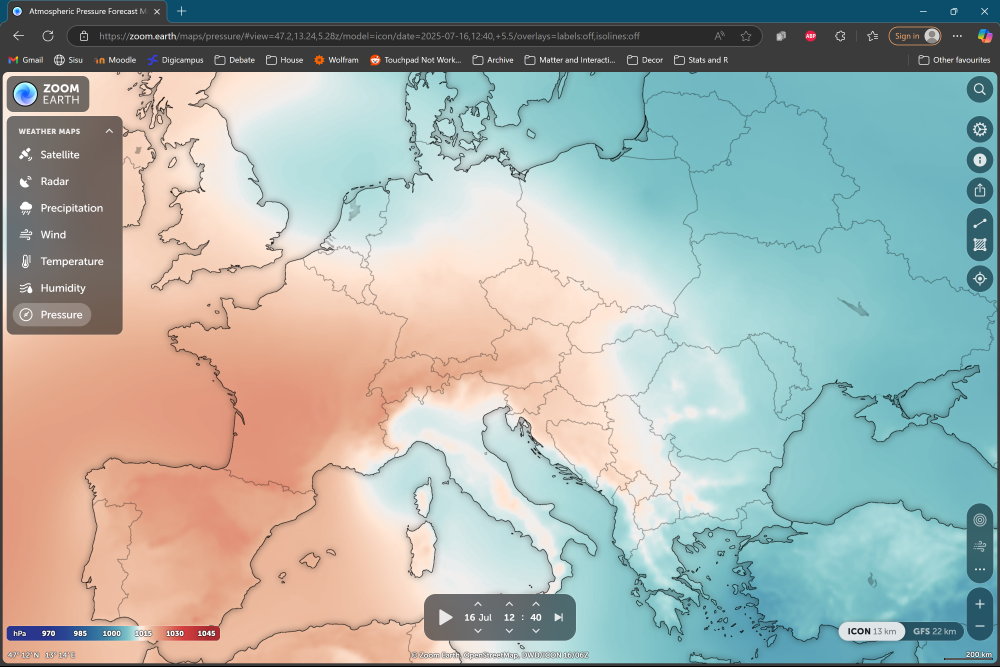
#> input picture 1. Temp, Humidity, Pressure/Src/Pressure.png, 3000 x 2000 px, given in place of Humidity.png, which was not available (shown at 1/3 size)
$ python main.py
#> lines starting #> are read from the running program, lines starting #| are printed output that depends on the picture; pictures that were not available may be replaced by others from this repository, and a replacement may not be noted
# tries to identify a relationship between humidity, pressure, and temperature

import matplotlib.pyplot as plt
import numpy as np
import pandas as pd
from sklearn.neighbors import NearestNeighbors
from sklearn.linear_model import LinearRegression
from sklearn.preprocessing import PolynomialFeatures
from sklearn.metrics import r2_score


# Tries to establish a relationship between humidity and temperature. Two methods are used:
# 1. Naive method: Samples key of temperature and humidity (found at the bottom of respective images) and establishes a relationship directly from this.
# 2. Image method: Samples test temperature and humidity images and establishes a relationship between these.
#
# In both methods, the colors are converted to values, linear regression is calculated with the values, and the values are converted back to color


def color_maps_to_values(input_map: np.ndarray, min_value:int, max_value:int, scale_name:str) -> pd.DataFrame:
    scaling = pd.DataFrame(input_map.reshape(-1,3), columns=["R","G","B"])
    scaling[scale_name] = np.linspace(min_value, max_value, len(scaling))
    return scaling


def map_to_values(map_type: np.ndarray, scale:pd.DataFrame, desired_column: str) -> np.ndarray:
    """Uses the Nearest Neighbour algorithm to find corresponding values based on the colors"""
    nn_mtv = NearestNeighbors(n_neighbors=1)

    img_rgb = map_type.reshape(-1,3)

    # Filters the scale so that only rgb colors also present in the image are taken. Ensures the Nearest Neighbour Algorithm
    # doesn't take too wide a range of values
    img_rgb_df = pd.DataFrame(np.unique(img_rgb,axis=0), columns=["R","G","B"])
    new_scale = pd.merge(scale, img_rgb_df, on=["R","G","B"], how="inner")


    nn_mtv.fit(new_scale[["R","G","B"]].to_numpy())
    _, indices = nn_mtv.kneighbors(img_rgb)
    scale_values = new_scale[desired_column].to_numpy()
    new_values = scale_values[indices.flatten()]

    return new_values[:, np.newaxis]

def values_to_map(vals: np.ndarray,scale:pd.DataFrame, new_shape, merge_column: str) -> np.ndarray:
    nn_vtm = NearestNeighbors(n_neighbors=1)
    nn_vtm.fit(scale[merge_column].to_numpy()[:,np.newaxis])


    _, indices = nn_vtm.kneighbors(vals.reshape(-1,1))

    scale_rgb = scale[["R", "G", "B"]].to_numpy()
    new_rgb = scale_rgb[indices.flatten()]
    return new_rgb.reshape(new_shape)

humidity_maps = [
    plt.imread("Src/Humidity.png")[:,:,:3],
    plt.imread("Src/Humidity_test.png")[:,:,:3],
    plt.imread("Src/Humidity test 2.png")[:,:,:3]
]
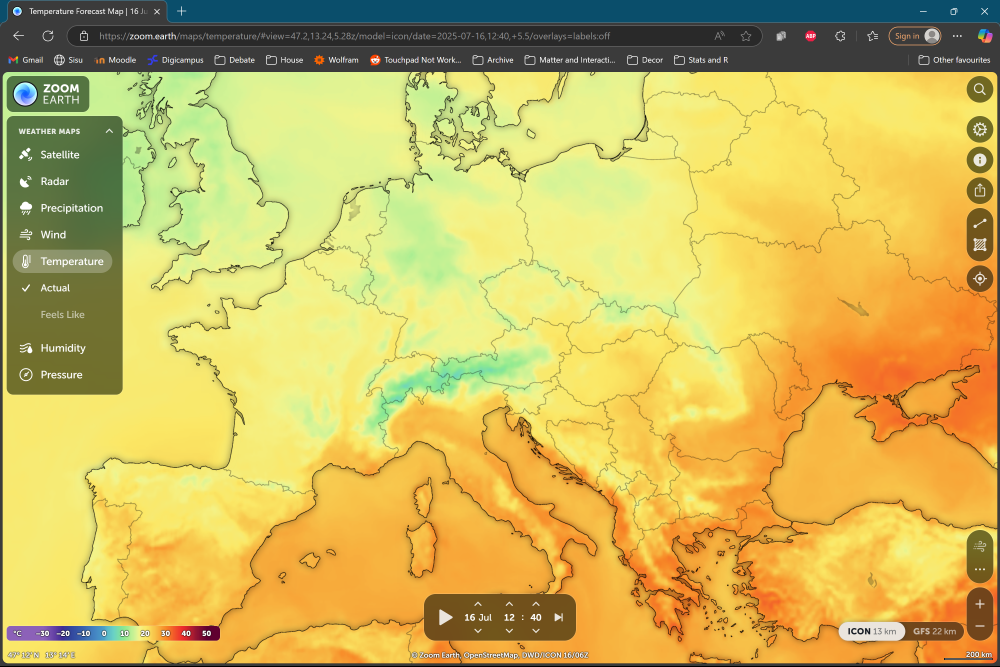
#> input picture 1. Temp, Humidity, Pressure/Src/Temperature.png, 3000 x 2000 px, given in place of Humidity_test.png, which was not available (shown at 1/3 size)

temperature_maps = [
    plt.imread("Src/Temperature.png")[:,:,:3],
    plt.imread("Src/Temperature_test.png")[:,:,:3],
    plt.imread("Src/Temperature_test 2.png")[:,:,:3]
]
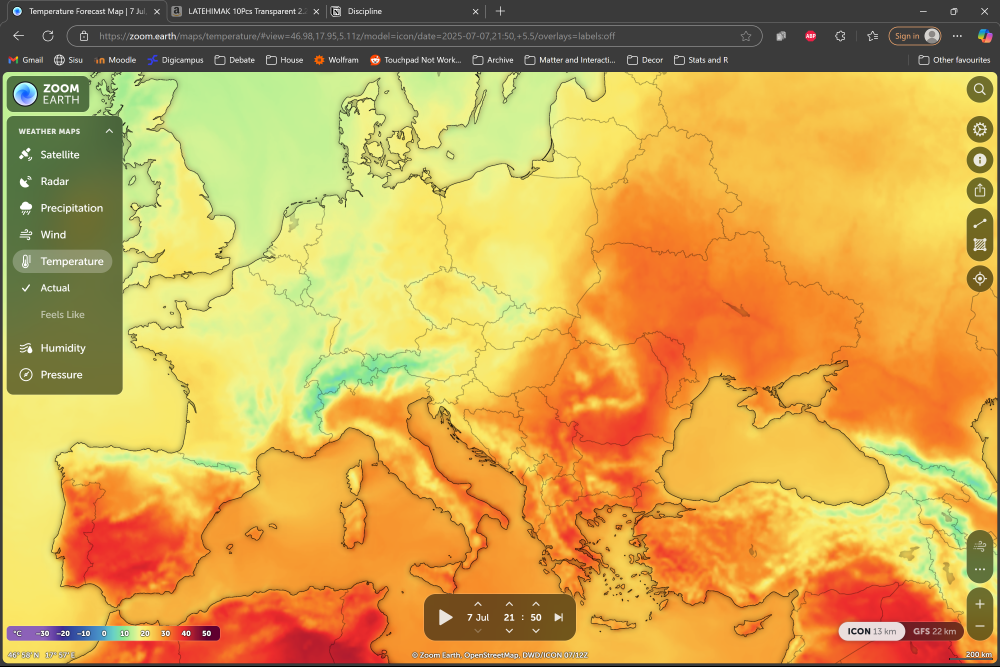
#> input picture 1. Temp, Humidity, Pressure/Src/Temperature_test.png, 3000 x 2000 px (shown at 1/3 size)
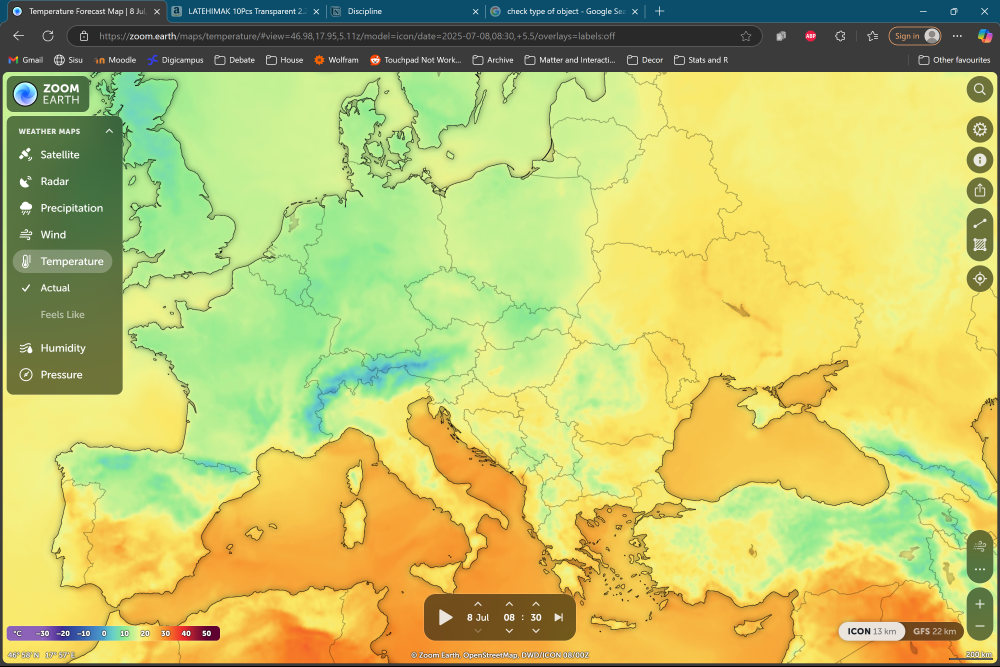
#> input picture 1. Temp, Humidity, Pressure/Src/Temperature_test 2.png, 3000 x 2000 px (shown at 1/3 size)

color_maps = {
    "humidity": humidity_maps[0][1915:1916,100:650,:3][:, ::-1, :],
    "temperature": temperature_maps[0][1915:1916,100:650,:3]
}

temp = "temperature (T)"
humi = "humidity (%)"


# changes the color map to a numerical values of shape(n,1) for Regression testing
X = color_maps_to_values(color_maps["humidity"], 0, 100, humi)
#> in color_maps_to_values, `scaling = pd.DataFrame(input_map.reshape(-1,3), columns=["R","G","B"])`: scaling = table of 550 rows and 3 columns
#> X = table of 550 rows and 4 columns
y = color_maps_to_values(color_maps["temperature"], -30, 50, temp)
#> y = table of 550 rows and 4 columns

# Naive method
model_naive = LinearRegression(fit_intercept=True)
model_naive.fit(X[[humi]],y[temp])

def naive_method(humidity, temperature):
    X_fit = map_to_values(humidity,X,humi)
    y_test = temperature
    y_fit_raw = model_naive.predict(X_fit)

    y_fit1 = values_to_map(y_fit_raw,y,y_test.shape, temp)

    fig, ax = plt.subplots(2,2)
    ax[0,0].imshow(humidity)
    ax[0,0].set_title("Humidity Map")
    ax[1,0].imshow(y_test)
    ax[1,0].set_title("True temperature map")
    ax[1,1].imshow(y_fit1)
    ax[1,1].set_title("Fitted map")
    plt.show()

    naive_r2 = r2_score(map_to_values(y_test.flatten(),y,temp),y_fit_raw)
    return naive_r2


print("naive classification completed")

# Image method
image_model = LinearRegression(fit_intercept=True)
X_image = map_to_values(humidity_maps[0][400:1700,500:2900,:3],X,humi)
#> in map_to_values, `img_rgb_df = pd.DataFrame(np.unique(img_rgb,axis=0), columns=["R","G",..`: img_rgb_df = table of 37998 rows and 3 columns
#> in map_to_values, `new_scale = pd.merge(scale, img_rgb_df, on=["R","G","B"], how="inner")`: new_scale = table of 118 rows and 4 columns
#> in map_to_values, `scale_values = new_scale[desired_column].to_numpy()`: scale_values = 118 values from 29.87 to 51.18
y_image = map_to_values(temperature_maps[0][400:1700,500:2900,:3],y,temp)

image_model.fit(X_image,y_image)

def image_method(humidity, temperature):
    X_fit = map_to_values(humidity,X,humi)
    y_test = temperature
    y_fit_raw = image_model.predict(X_fit)

    y_fit = values_to_map(y_fit_raw,y,y_test.shape, temp)

    fig, ax = plt.subplots(2,2)
    ax[0,0].imshow(humidity)
    ax[0,0].set_title("Humidity Map")
    ax[1,0].imshow(y_test)
    ax[1,0].set_title("True map")
    ax[1,1].imshow(y_fit)
    ax[1,1].set_title("Fitted map")
    plt.show()

    return r2_score(map_to_values(y_test.flatten(),y,temp),y_fit_raw)


for i in range(3):
#> (the run stopped early here; a loop or call above may not have finished)
